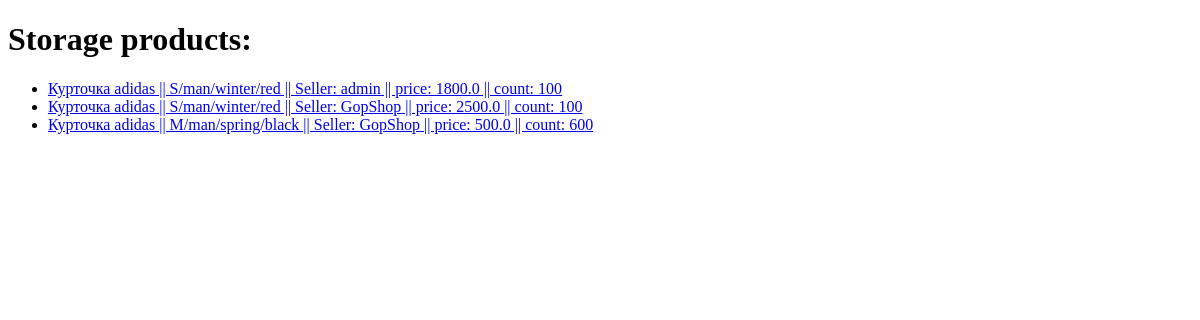
Page /storage/ on the earlier database version.
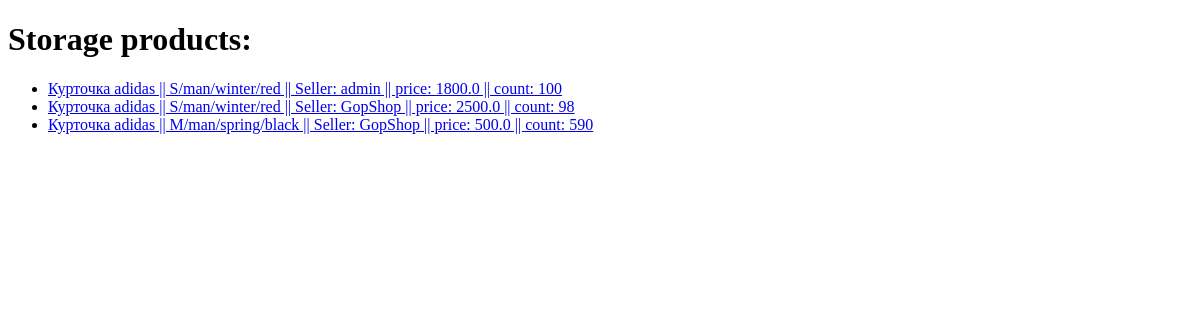
Same page on the later database version.
### storage/models.py (models this page shows, shortened)
class StorageProduct(models.Model):
    product = models.ForeignKey('shop.ProductVersion', related_name='storage_products', on_delete=models.CASCADE)
    seller = models.ForeignKey('shopuser.Seller', related_name='storage_products', on_delete=models.CASCADE)
    categories = models.ForeignKey('shop.Category', related_name='storage_products', on_delete=models.CASCADE)
    count = models.IntegerField()
    price = models.FloatField()
    availability = models.BooleanField()
    def __str__(self):
        props = self.product.dynamic_properties.all()
        return  f'{self.product.main_product.title} || {props[0]}/{props[1]}/{props[2]}/{props[3]} || Seller: {self.seller.user.username} || price: {self.price} || count: {self.count}'

### shop/models.py (models this page shows, shortened)
class ProductVersion(models.Model):
    main_product = models.ForeignKey(Product, on_delete=models.CASCADE, related_name='versions')

class Product(models.Model):
    title = models.CharField(max_length=200)
    description = models.TextField(max_length=1000)
    categories = models.ManyToManyField(Category, related_name='products')
    brand = models.ForeignKey(Brand, related_name='products', on_delete=models.CASCADE)

class DynamicPropertyValue(models.Model):
    dynamic_property = models.ForeignKey(DynamicProperty, related_name='values', on_delete=models.CASCADE)
    value = models.CharField(max_length=60)
    productVersion = models.ForeignKey('ProductVersion', related_name='dynamic_properties', on_delete=models.CASCADE)
    def __str__(self):
        return f'{self.value}'

### shopuser/models.py (models this page shows, shortened)
class Seller(models.Model):
    user = models.OneToOneField(settings.AUTH_USER_MODEL, on_delete=models.CASCADE)
    photo = models.ImageField(upload_to='images/user/photo', blank=True)

### storage/views.py (the view)
# urls.py: path('', views.index, name='index'),
def index(request):
    products = StorageProduct.objects.all()
    return render(request, 'storage/all_products.html', {'products': products})

### templates/storage/all_products.html (shortened to what this page needs)
<!DOCTYPE html>
<html lang="en">
<head>
</head>
<body>
    <h1>Storage products:</h1>
    <ul>
        {% for product in products %}
        <li><a href="{{ product.id }}">{{ product}}</a></li>
        {% endfor %}
    </ul>
</body>
</html>

Differences in the rows shown:
changed StorageProduct: product+seller+price "Курточка adidas || S/man/winter/red || Seller: GopShop || price: 2500.0 || count: 100" → "Курточка adidas || S/man/winter/red || Seller: GopShop || price: 2500.0 || count: 98"
changed StorageProduct: product+seller+price "Курточка adidas || M/man/spring/black || Seller: GopShop || price: 500.0 || count: 600" → "Курточка adidas || M/man/spring/black || Seller: GopShop || price: 500.0 || count: 590"
